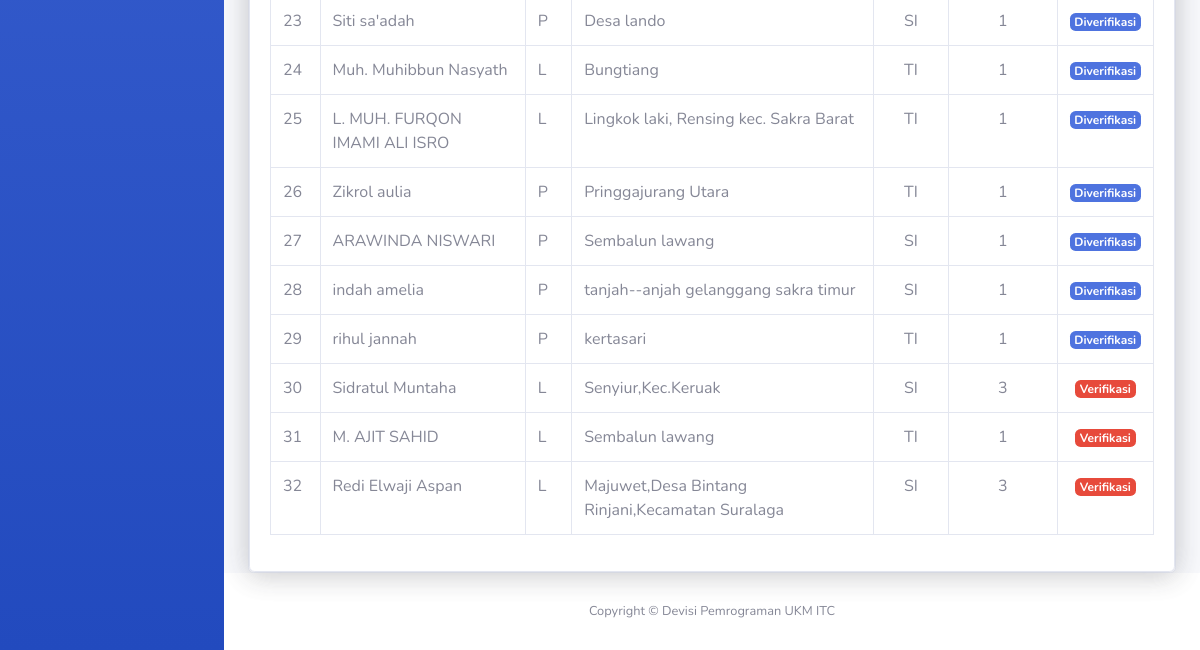
The page /dashboard/guest/ (lower part) on the database as committed earlier.
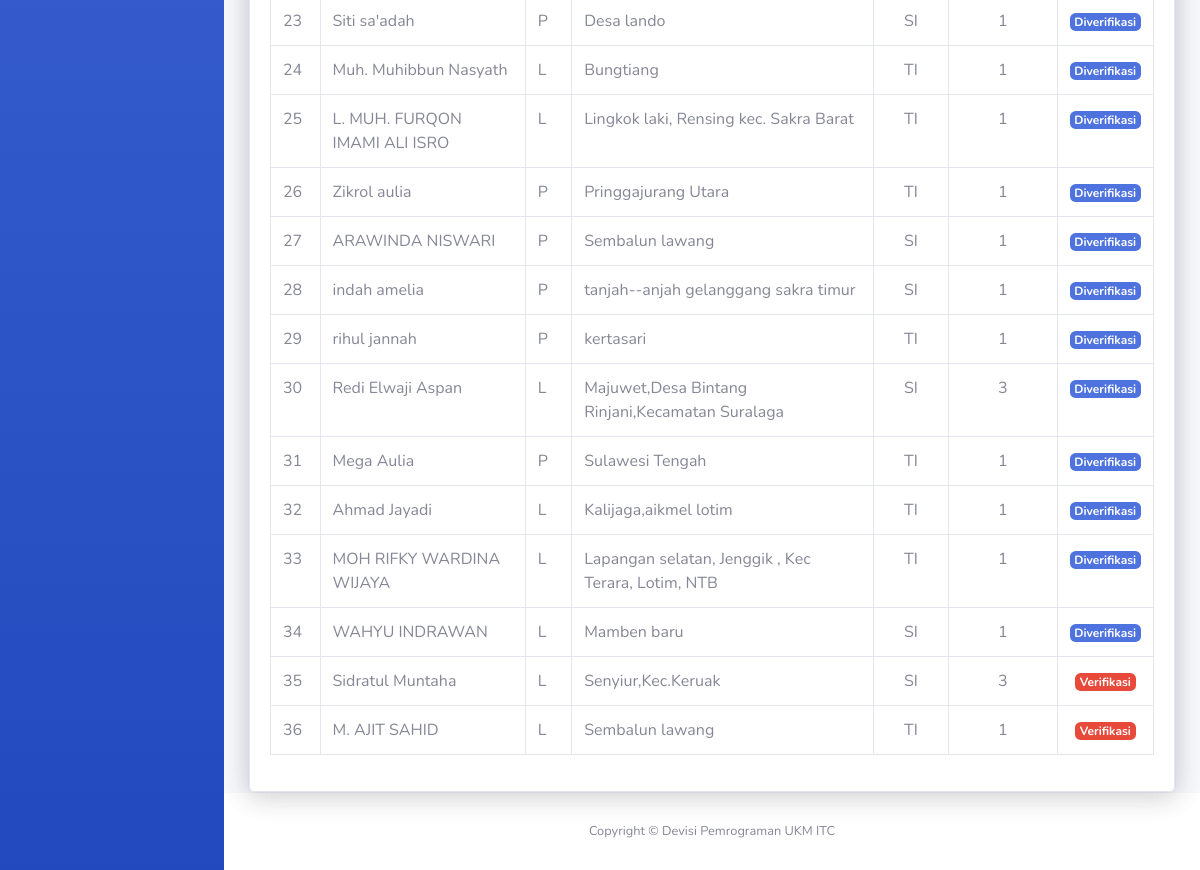
The same page on the database as committed later.
### ITC_APP/models.py (models this page shows, shortened)
class Anggota(models.Model):
    nama     = models.CharField(max_length=255)
    jk       = models.CharField(max_length=255)
    alamat   = models.TextField()
    nim      = models.CharField(max_length=10,default='1')
    prodi    = models.CharField(max_length=255)
    semester = models.CharField(max_length=255)
    nomor    = models.CharField(max_length=15)
    email    = models.CharField(max_length=255)
    qr       = models.ImageField(upload_to='qrcodes/', blank=True, null=True)
    diverifikasi = models.BooleanField(default=False)
    tanggal_diverifikasi = models.DateField(null=True, blank=True)

### UKM_ITC/views.py (the view)
# urls.py: path('dashboard/guest/',views.dash, name='dash'),
@csrf_exempt
def dash(request):
    anggota = Anggota.objects.all().order_by('-diverifikasi')
    context={
        'anggota':anggota
    }
    return render(request,'dash.html',context)

### TEMPLATES/dash.html (shortened to what this page needs)
{%load static%}
<!DOCTYPE html>
<html lang="en">
<head>
    {%include 'snippets/style.html'%}
</head>
<body id="page-top">
    <div id="wrapper">
        <ul class="navbar-nav bg-gradient-primary sidebar sidebar-dark accordion" id="accordionSidebar">
        </ul>
        <div id="content-wrapper" class="d-flex flex-column">
            <div id="content">
                <div class="container-fluid">
                    <div class="row">
                        <div class="col-xl-12 col-lg-9">
                            <div class="card shadow mb-UKM 4">
                                <div class="card shadow">
                                    <div class="card-body ">
                                        <div class="table-responsive">
                                            <table class="table table-bordered" id="dataTable" width="100%" cellspacing="0">
                                                <tbody>
                                                    {%for data in anggota%}
                                                    <tr>
                                                        <td>{{forloop.counter}}</td>
                                                        <td>
                                                            {{data.nama}}
                                                        </td>
                                                        <td>{{data.jk}}</td>
                                                        <td>{{data.alamat}}</td>
                                                        <td class="text-center">{{data.prodi}}</td>
                                                        <td class="text-center">{{data.semester}}</td>
                                                        <td class="text-center">
                                                            {% if data.diverifikasi %}
                                                            <span class="badge bg-primary text-white">Diverifikasi</span>
                                                            {% else %}
                                                            <span class="badge bg-danger text-white">Verifikasi</span>
                                                            {% endif %}
                                                        </td>
                                                    </tr>
                                                    {%endfor%}
                                                </tbody>
                                            </table>
                                        </div>
                                    </div>
                                </div>
                            </div>
                        </div>
                    </div>
                </div>
            </div>
           {%include 'snippets/footer.html'%}
        </div>
    </div>
</body>
</html>

### TEMPLATES/snippets/style.html (shortened to what this page needs)
{%load static%}
<link href="{%static 'css/sb-admin-2.min.css'%}" rel="stylesheet">
<link href="https://cdnjs.cloudflare.com/ajax/libs/font-awesome/6.1.0/css/all.min.css" rel="stylesheet">
<link rel="stylesheet" href="https://cdnjs.cloudflare.com/ajax/libs/fullcalendar/3.9.0/fullcalendar.css" />
<link rel="stylesheet" href="https://cdnjs.cloudflare.com/ajax/libs/fullcalendar/3.9.0/fullcalendar.css" />

### TEMPLATES/snippets/footer.html
{%load static%}
<footer class="sticky-footer bg-white">
    <div class="container my-auto">
        <div class="copyright text-center my-auto">
            <span>Copyright &copy; Devisi Pemrograman UKM ITC</span>
        </div>
    </div>
</footer>

### TEMPLATES/snippets/script.html (shortened to what this page needs)
{%load static%}

Rows that differ between the two databases and show on the page:
changed Anggota "Redi Elwaji Aspan": diverifikasi "Verifikasi" → "Diverifikasi"; moves up the list
added Anggota: nama "Mega Aulia", jk "P", alamat "Sulawesi Tengah", prodi "TI", semester "1", diverifikasi "Diverifikasi"
added Anggota: nama "Ahmad Jayadi", jk "L", alamat "Kalijaga,aikmel lotim", prodi "TI", semester "1", diverifikasi "Diverifikasi"
added Anggota: nama "MOH RIFKY WARDINA WIJAYA", jk "L", alamat "Lapangan selatan, Jenggik , Kec Terara, Lotim, NTB", prodi "TI", semester "1", diverifikasi "Diverifikasi"
added Anggota: nama "WAHYU INDRAWAN", jk "L", alamat "Mamben baru", prodi "SI", semester "1", diverifikasi "Diverifikasi"
